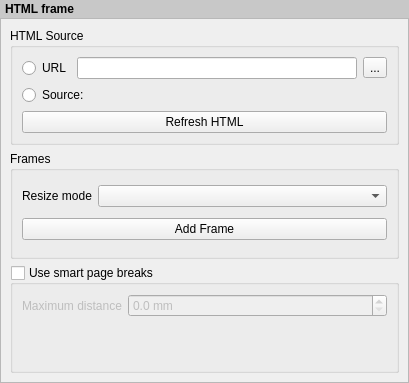
<?xml version="1.0" encoding="UTF-8"?>
<ui version="4.0">
 <class>QgsComposerHtmlWidgetBase</class>
 <widget class="QWidget" name="QgsComposerHtmlWidgetBase">
  <property name="geometry">
   <rect>
    <x>0</x>
    <y>0</y>
    <width>409</width>
    <height>383</height>
   </rect>
  </property>
  <property name="windowTitle">
   <string>HTML Frame</string>
  </property>
  <layout class="QVBoxLayout" name="verticalLayout">
   <property name="spacing">
    <number>0</number>
   </property>
   <property name="margin">
    <number>0</number>
   </property>
   <item>
    <widget class="QLabel" name="label">
     <property name="sizePolicy">
      <sizepolicy hsizetype="Preferred" vsizetype="Maximum">
       <horstretch>0</horstretch>
       <verstretch>0</verstretch>
      </sizepolicy>
     </property>
     <property name="styleSheet">
      <string notr="true">padding: 2px; font-weight: bold; background-color: rgb(200, 200, 200);</string>
     </property>
     <property name="text">
      <string>HTML frame</string>
     </property>
    </widget>
   </item>
   <item>
    <widget class="QScrollArea" name="scrollArea">
     <property name="widgetResizable">
      <bool>true</bool>
     </property>
     <widget class="QWidget" name="scrollAreaWidgetContents">
      <property name="geometry">
       <rect>
        <x>0</x>
        <y>0</y>
        <width>407</width>
        <height>360</height>
       </rect>
      </property>
      <layout class="QVBoxLayout" name="mainLayout">
       <item>
        <widget class="QgsCollapsibleGroupBoxBasic" name="groupBox">
         <property name="title">
          <string>HTML Source</string>
         </property>
         <property name="syncGroup" stdset="0">
          <string notr="true">composeritem</string>
         </property>
         <property name="collapsed" stdset="0">
          <bool>false</bool>
         </property>
         <layout class="QGridLayout" name="gridLayout_2">
          <item row="0" column="0">
           <widget class="QRadioButton" name="mRadioUrlSource">
            <property name="text">
             <string>URL</string>
            </property>
           </widget>
          </item>
          <item row="0" column="1">
           <layout class="QHBoxLayout" name="horizontalLayout">
            <item>
             <widget class="QLineEdit" name="mUrlLineEdit"/>
            </item>
            <item>
             <widget class="QToolButton" name="mFileToolButton">
              <property name="text">
               <string>...</string>
              </property>
             </widget>
            </item>
           </layout>
          </item>
          <item row="1" column="0" colspan="2">
           <widget class="QRadioButton" name="mRadioManualSource">
            <property name="text">
             <string>Source:</string>
            </property>
           </widget>
          </item>
          <item row="3" column="0" colspan="2">
           <widget class="QPushButton" name="mReloadPushButton">
            <property name="text">
             <string>Refresh HTML</string>
            </property>
           </widget>
          </item>
          <item row="2" column="0" colspan="2">
           <layout class="QVBoxLayout" name="htmlEditorLayout"/>
          </item>
         </layout>
        </widget>
       </item>
       <item>
        <widget class="QgsCollapsibleGroupBoxBasic" name="frameGroupBox">
         <property name="title">
          <string>Frames</string>
         </property>
         <property name="checkable">
          <bool>false</bool>
         </property>
         <property name="checked">
          <bool>false</bool>
         </property>
         <property name="collapsed" stdset="0">
          <bool>false</bool>
         </property>
         <layout class="QGridLayout" name="gridLayout">
          <item row="0" column="0">
           <widget class="QLabel" name="mResizeModeLabel">
            <property name="text">
             <string>Resize mode</string>
            </property>
            <property name="wordWrap">
             <bool>true</bool>
            </property>
           </widget>
          </item>
          <item row="0" column="1">
           <widget class="QComboBox" name="mResizeModeComboBox">
            <property name="sizePolicy">
             <sizepolicy hsizetype="Expanding" vsizetype="Fixed">
              <horstretch>0</horstretch>
              <verstretch>0</verstretch>
             </sizepolicy>
            </property>
           </widget>
          </item>
          <item row="1" column="0" colspan="2">
           <widget class="QPushButton" name="mAddFramePushButton">
            <property name="text">
             <string>Add Frame</string>
            </property>
           </widget>
          </item>
         </layout>
        </widget>
       </item>
       <item>
        <widget class="QgsCollapsibleGroupBoxBasic" name="mUseSmartBreaksCheckBox">
         <property name="title">
          <string>Use smart page breaks</string>
         </property>
         <property name="checkable">
          <bool>true</bool>
         </property>
         <property name="checked">
          <bool>false</bool>
         </property>
         <property name="collapsed" stdset="0">
          <bool>false</bool>
         </property>
         <layout class="QFormLayout" name="formLayout_2">
          <item row="0" column="0">
           <widget class="QLabel" name="mLabelMaxDistance">
            <property name="text">
             <string>Maximum distance</string>
            </property>
           </widget>
          </item>
          <item row="0" column="1">
           <widget class="QDoubleSpinBox" name="mMaxDistanceSpinBox">
            <property name="suffix">
             <string> mm</string>
            </property>
            <property name="decimals">
             <number>1</number>
            </property>
            <property name="maximum">
             <double>1000.000000000000000</double>
            </property>
            <property name="singleStep">
             <double>1.000000000000000</double>
            </property>
           </widget>
          </item>
         </layout>
        </widget>
       </item>
      </layout>
     </widget>
    </widget>
   </item>
  </layout>
 </widget>
 <customwidgets>
  <customwidget>
   <class>QgsCollapsibleGroupBoxBasic</class>
   <extends>QGroupBox</extends>
   <header>qgscollapsiblegroupbox.h</header>
   <container>1</container>
  </customwidget>
 </customwidgets>
 <resources/>
 <connections/>
</ui>
